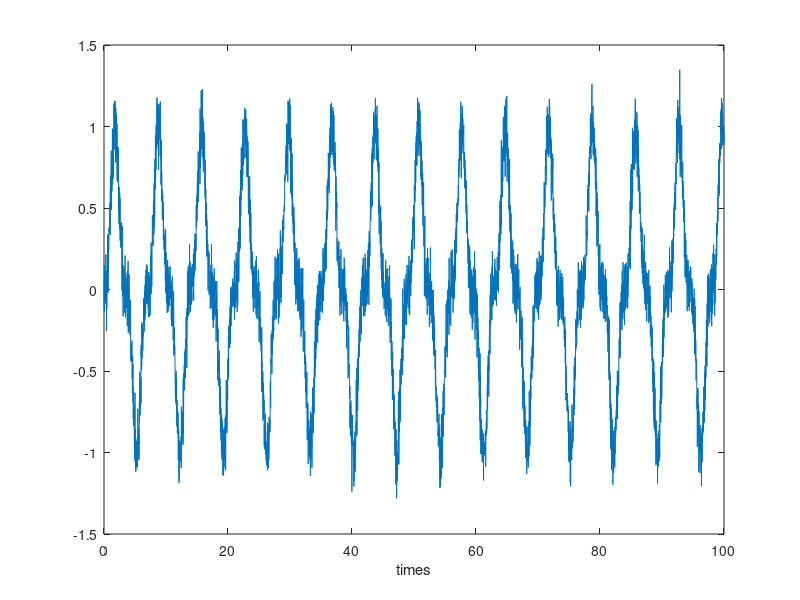

This figure's MATLAB source: (Note: this script raises an error after producing the figure.)
close all
clear all

time=100
freq=(1/7)

sampl_freq=50;

times=[1/sampl_freq:1/sampl_freq:time];
t_series=0.1*randn(1,length(times))+sin(2*pi*freq*times).^3;

figure; plot(times,t_series)
xlabel('times');

%%%%%%%%%%%%%%%%%%%%%%%%%%%%%%%%%%%%%%%%%%

scale_min=0.5;
scale_max=40;
sigma=1.05;
time_res=0.1;

parametri.valcki.sig_sampl_freq=sampl_freq;
parametri.valcki.scale_min=scale_min;
parametri.valcki.scale_max= scale_max;
parametri.valcki.sigma=sigma;
parametri.valcki.obs_time_res=time_res;

scalefrequency
[output] = modbasicwavelet_flow_cmplx4(t_series, parametri);

figure; surf([0:time_res:time],1./scalefrequency1,abs(output)); shading interp
xlabel('times'); ylabel('1/freq')

[outputa,scalefrequency1]=harmonicfinder12example(output,t_series,parametri,100,'test250220');
%set(gca,'xtick',[1/7 2/7 3/7],'xticklabel',[1/7 2/7 3/7],'FontSize',6);
%set(gca,'ytick',[1/7 2/7 3/7],'yticklabel',[1/7 2/7 3/7],'FontSize',6);
% %%%%%%%%%%%%%%%%%%%%%%%%%%%%%%%%%%
